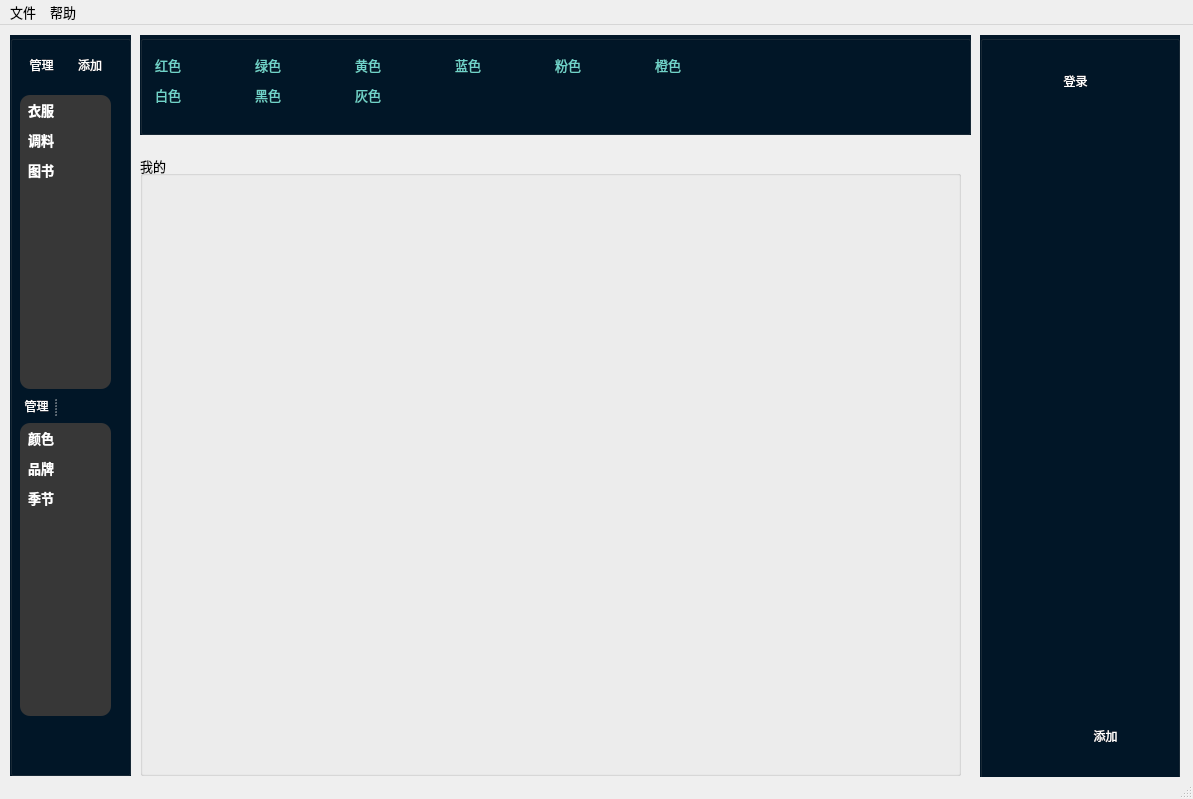
<?xml version="1.0" encoding="UTF-8"?>
<ui version="4.0">
 <class>MainWindow</class>
 <widget class="QMainWindow" name="MainWindow">
  <property name="enabled">
   <bool>true</bool>
  </property>
  <property name="geometry">
   <rect>
    <x>0</x>
    <y>0</y>
    <width>1193</width>
    <height>799</height>
   </rect>
  </property>
  <property name="font">
   <font>
    <pointsize>10</pointsize>
   </font>
  </property>
  <property name="windowTitle">
   <string>家庭管家系统</string>
  </property>
  <property name="tabShape">
   <enum>QTabWidget::Rounded</enum>
  </property>
  <property name="dockNestingEnabled">
   <bool>false</bool>
  </property>
  <widget class="QWidget" name="centralwidget">
   <widget class="QGroupBox" name="groupBox_4">
    <property name="geometry">
     <rect>
      <x>10</x>
      <y>10</y>
      <width>121</width>
      <height>741</height>
     </rect>
    </property>
    <property name="styleSheet">
     <string notr="true">background-color:rgb(1,22,39);</string>
    </property>
    <property name="title">
     <string/>
    </property>
    <widget class="QWidget" name="layoutWidget">
     <property name="geometry">
      <rect>
       <x>10</x>
       <y>10</y>
       <width>91</width>
       <height>41</height>
      </rect>
     </property>
     <layout class="QHBoxLayout" name="horizontalLayout">
      <property name="sizeConstraint">
       <enum>QLayout::SetNoConstraint</enum>
      </property>
      <item>
       <widget class="QPushButton" name="button_manager">
        <property name="styleSheet">
         <string notr="true">border:none;
color:white;</string>
        </property>
        <property name="text">
         <string>管理</string>
        </property>
       </widget>
      </item>
      <item>
       <widget class="QPushButton" name="buttonAddObj">
        <property name="styleSheet">
         <string notr="true">border:none;
color:white;</string>
        </property>
        <property name="text">
         <string>添加</string>
        </property>
       </widget>
      </item>
     </layout>
    </widget>
    <widget class="QListWidget" name="listWidget">
     <property name="geometry">
      <rect>
       <x>10</x>
       <y>60</y>
       <width>91</width>
       <height>294</height>
      </rect>
     </property>
     <property name="minimumSize">
      <size>
       <width>0</width>
       <height>200</height>
      </size>
     </property>
     <property name="font">
      <font>
       <family>AcadEref</family>
       <pointsize>10</pointsize>
       <weight>75</weight>
       <bold>true</bold>
      </font>
     </property>
     <property name="styleSheet">
      <string notr="true">.QListWidget{
	background-color: rgb(55,55,55);
	border-radius:10px;
	padding:5px;
	border:none;
	height: 200;
}
.QListWidget::Item{
	font: 10pt &quot;仿宋&quot;;
	color:white;
	font-weight:bold;
}</string>
     </property>
     <property name="iconSize">
      <size>
       <width>0</width>
       <height>0</height>
      </size>
     </property>
     <property name="gridSize">
      <size>
       <width>0</width>
       <height>30</height>
      </size>
     </property>
     <item>
      <property name="text">
       <string>衣服</string>
      </property>
      <property name="font">
       <font>
        <pointsize>10</pointsize>
       </font>
      </property>
      <property name="foreground">
       <brush brushstyle="NoBrush">
        <color alpha="255">
         <red>255</red>
         <green>255</green>
         <blue>255</blue>
        </color>
       </brush>
      </property>
     </item>
     <item>
      <property name="text">
       <string>调料</string>
      </property>
      <property name="font">
       <font>
        <family>AcadEref</family>
        <pointsize>10</pointsize>
        <weight>75</weight>
        <bold>true</bold>
       </font>
      </property>
      <property name="background">
       <brush brushstyle="NoBrush">
        <color alpha="255">
         <red>255</red>
         <green>255</green>
         <blue>255</blue>
        </color>
       </brush>
      </property>
      <property name="foreground">
       <brush brushstyle="NoBrush">
        <color alpha="255">
         <red>255</red>
         <green>255</green>
         <blue>255</blue>
        </color>
       </brush>
      </property>
     </item>
     <item>
      <property name="text">
       <string>图书</string>
      </property>
      <property name="font">
       <font>
        <family>AcadEref</family>
        <pointsize>10</pointsize>
        <weight>75</weight>
        <bold>true</bold>
       </font>
      </property>
      <property name="background">
       <brush brushstyle="NoBrush">
        <color alpha="255">
         <red>255</red>
         <green>255</green>
         <blue>255</blue>
        </color>
       </brush>
      </property>
      <property name="foreground">
       <brush brushstyle="NoBrush">
        <color alpha="255">
         <red>255</red>
         <green>255</green>
         <blue>255</blue>
        </color>
       </brush>
      </property>
     </item>
    </widget>
    <widget class="QListWidget" name="listWidget_2">
     <property name="geometry">
      <rect>
       <x>10</x>
       <y>388</y>
       <width>91</width>
       <height>293</height>
      </rect>
     </property>
     <property name="minimumSize">
      <size>
       <width>0</width>
       <height>200</height>
      </size>
     </property>
     <property name="font">
      <font>
       <family>仿宋 white</family>
       <pointsize>10</pointsize>
       <weight>50</weight>
       <italic>false</italic>
       <bold>false</bold>
      </font>
     </property>
     <property name="styleSheet">
      <string notr="true">background-color: rgb(55,55,55);
font: 10pt &quot;仿宋&quot; white;
border-radius:10px;
padding:5px;
border:none;
color:white;</string>
     </property>
     <property name="gridSize">
      <size>
       <width>0</width>
       <height>30</height>
      </size>
     </property>
     <item>
      <property name="text">
       <string>颜色</string>
      </property>
      <property name="font">
       <font>
        <family>AcadEref</family>
        <pointsize>10</pointsize>
        <weight>75</weight>
        <bold>true</bold>
       </font>
      </property>
      <property name="foreground">
       <brush brushstyle="NoBrush">
        <color alpha="255">
         <red>255</red>
         <green>255</green>
         <blue>255</blue>
        </color>
       </brush>
      </property>
     </item>
     <item>
      <property name="text">
       <string>品牌</string>
      </property>
      <property name="font">
       <font>
        <family>AcadEref</family>
        <pointsize>10</pointsize>
        <weight>75</weight>
        <bold>true</bold>
       </font>
      </property>
      <property name="foreground">
       <brush brushstyle="NoBrush">
        <color alpha="255">
         <red>255</red>
         <green>255</green>
         <blue>255</blue>
        </color>
       </brush>
      </property>
     </item>
     <item>
      <property name="text">
       <string>季节</string>
      </property>
      <property name="font">
       <font>
        <family>AcadEref</family>
        <pointsize>10</pointsize>
        <weight>75</weight>
        <bold>true</bold>
       </font>
      </property>
      <property name="foreground">
       <brush brushstyle="NoBrush">
        <color alpha="255">
         <red>255</red>
         <green>255</green>
         <blue>255</blue>
        </color>
       </brush>
      </property>
     </item>
    </widget>
    <widget class="QSplitter" name="splitter">
     <property name="geometry">
      <rect>
       <x>10</x>
       <y>360</y>
       <width>81</width>
       <height>21</height>
      </rect>
     </property>
     <property name="orientation">
      <enum>Qt::Horizontal</enum>
     </property>
     <widget class="QPushButton" name="button_manager_2">
      <property name="tabletTracking">
       <bool>true</bool>
      </property>
      <property name="styleSheet">
       <string notr="true">border:none;
color:white;</string>
      </property>
      <property name="text">
       <string>管理</string>
      </property>
     </widget>
     <widget class="QPushButton" name="buttonAddObj_4">
      <property name="styleSheet">
       <string notr="true">border:none;
color:white;</string>
      </property>
      <property name="text">
       <string/>
      </property>
     </widget>
    </widget>
   </widget>
   <widget class="QGroupBox" name="groupBox_2">
    <property name="geometry">
     <rect>
      <x>140</x>
      <y>130</y>
      <width>821</width>
      <height>621</height>
     </rect>
    </property>
    <property name="title">
     <string>我的</string>
    </property>
   </widget>
   <widget class="QGroupBox" name="groupBox_3">
    <property name="geometry">
     <rect>
      <x>980</x>
      <y>10</y>
      <width>200</width>
      <height>751</height>
     </rect>
    </property>
    <property name="maximumSize">
     <size>
      <width>200</width>
      <height>16777215</height>
     </size>
    </property>
    <property name="styleSheet">
     <string notr="true">background-color:rgb(1,22,39);</string>
    </property>
    <property name="title">
     <string/>
    </property>
    <widget class="QLabel" name="labelID">
     <property name="geometry">
      <rect>
       <x>20</x>
       <y>80</y>
       <width>141</width>
       <height>41</height>
      </rect>
     </property>
     <property name="styleSheet">
      <string notr="true">font: 10pt &quot;宋体&quot;;
color:white;
</string>
     </property>
     <property name="text">
      <string/>
     </property>
    </widget>
    <widget class="QPushButton" name="buttonAddMb">
     <property name="geometry">
      <rect>
       <x>90</x>
       <y>680</y>
       <width>71</width>
       <height>41</height>
      </rect>
     </property>
     <property name="styleSheet">
      <string notr="true">color:rgb(255, 255, 255);
font: 10pt &quot;宋体&quot;;
border:none;</string>
     </property>
     <property name="text">
      <string>添加</string>
     </property>
    </widget>
    <widget class="QPushButton" name="buttonLogIn">
     <property name="geometry">
      <rect>
       <x>10</x>
       <y>20</y>
       <width>171</width>
       <height>51</height>
      </rect>
     </property>
     <property name="layoutDirection">
      <enum>Qt::LeftToRight</enum>
     </property>
     <property name="autoFillBackground">
      <bool>false</bool>
     </property>
     <property name="styleSheet">
      <string notr="true">color:white;
font: 14pt &quot;宋体&quot;;
border:none;</string>
     </property>
     <property name="text">
      <string>登录</string>
     </property>
    </widget>
   </widget>
   <widget class="QGroupBox" name="groupBox">
    <property name="geometry">
     <rect>
      <x>140</x>
      <y>10</y>
      <width>831</width>
      <height>100</height>
     </rect>
    </property>
    <property name="minimumSize">
     <size>
      <width>0</width>
      <height>50</height>
     </size>
    </property>
    <property name="maximumSize">
     <size>
      <width>16777215</width>
      <height>100</height>
     </size>
    </property>
    <property name="styleSheet">
     <string notr="true">background-color:rgb(1,22,39);
</string>
    </property>
    <property name="title">
     <string/>
    </property>
    <layout class="QGridLayout" name="gridLayout">
     <item row="0" column="0">
      <widget class="QTableWidget" name="tableWidget">
       <property name="enabled">
        <bool>false</bool>
       </property>
       <property name="font">
        <font>
         <pointsize>10</pointsize>
         <weight>50</weight>
         <bold>false</bold>
        </font>
       </property>
       <property name="contextMenuPolicy">
        <enum>Qt::CustomContextMenu</enum>
       </property>
       <property name="toolTip">
        <string/>
       </property>
       <property name="styleSheet">
        <string notr="true">.QTableWidget::Item{
	color:#6FD3CA;
	
}
.QTableWidget{
	border:none;
}</string>
       </property>
       <property name="editTriggers">
        <set>QAbstractItemView::NoEditTriggers</set>
       </property>
       <property name="showGrid">
        <bool>false</bool>
       </property>
       <property name="wordWrap">
        <bool>false</bool>
       </property>
       <property name="cornerButtonEnabled">
        <bool>false</bool>
       </property>
       <attribute name="horizontalHeaderVisible">
        <bool>false</bool>
       </attribute>
       <attribute name="verticalHeaderVisible">
        <bool>false</bool>
       </attribute>
       <attribute name="verticalHeaderShowSortIndicator" stdset="0">
        <bool>false</bool>
       </attribute>
       <row>
        <property name="text">
         <string>1</string>
        </property>
       </row>
       <row>
        <property name="text">
         <string>2</string>
        </property>
       </row>
       <column>
        <property name="text">
         <string>New Column</string>
        </property>
       </column>
       <column>
        <property name="text">
         <string>1</string>
        </property>
       </column>
       <column>
        <property name="text">
         <string>2</string>
        </property>
       </column>
       <column>
        <property name="text">
         <string>3</string>
        </property>
       </column>
       <column>
        <property name="text">
         <string>4</string>
        </property>
       </column>
       <column>
        <property name="text">
         <string>6</string>
        </property>
       </column>
       <item row="0" column="0">
        <property name="text">
         <string>红色</string>
        </property>
        <property name="flags">
         <set>ItemIsSelectable|ItemIsDragEnabled|ItemIsEnabled</set>
        </property>
       </item>
       <item row="0" column="1">
        <property name="text">
         <string>绿色</string>
        </property>
       </item>
       <item row="0" column="2">
        <property name="text">
         <string>黄色</string>
        </property>
       </item>
       <item row="0" column="3">
        <property name="text">
         <string>蓝色</string>
        </property>
       </item>
       <item row="0" column="4">
        <property name="text">
         <string>粉色</string>
        </property>
       </item>
       <item row="0" column="5">
        <property name="text">
         <string>橙色</string>
        </property>
       </item>
       <item row="1" column="0">
        <property name="text">
         <string>白色</string>
        </property>
       </item>
       <item row="1" column="1">
        <property name="text">
         <string>黑色</string>
        </property>
       </item>
       <item row="1" column="2">
        <property name="text">
         <string>灰色</string>
        </property>
       </item>
      </widget>
     </item>
    </layout>
   </widget>
  </widget>
  <widget class="QStatusBar" name="statusbar"/>
  <widget class="QMenuBar" name="menuBar">
   <property name="geometry">
    <rect>
     <x>0</x>
     <y>0</y>
     <width>1193</width>
     <height>26</height>
    </rect>
   </property>
   <widget class="QMenu" name="menu">
    <property name="title">
     <string>文件</string>
    </property>
    <addaction name="actionlianjie"/>
   </widget>
   <widget class="QMenu" name="menu_2">
    <property name="title">
     <string>帮助</string>
    </property>
    <addaction name="actionabout"/>
   </widget>
   <addaction name="menu"/>
   <addaction name="menu_2"/>
  </widget>
  <action name="actionlianjie">
   <property name="text">
    <string>连接</string>
   </property>
  </action>
  <action name="actionabout">
   <property name="text">
    <string>关于</string>
   </property>
  </action>
 </widget>
 <resources/>
 <connections/>
</ui>
